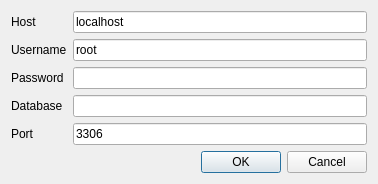
<?xml version="1.0" encoding="UTF-8"?>
<ui version="4.0">
 <class>connectMySqlDlg</class>
 <widget class="QDialog" name="connectMySqlDlg">
  <property name="windowModality">
   <enum>Qt::ApplicationModal</enum>
  </property>
  <property name="geometry">
   <rect>
    <x>0</x>
    <y>0</y>
    <width>378</width>
    <height>173</height>
   </rect>
  </property>
  <property name="sizePolicy">
   <sizepolicy hsizetype="Fixed" vsizetype="Fixed">
    <horstretch>0</horstretch>
    <verstretch>0</verstretch>
   </sizepolicy>
  </property>
  <property name="windowTitle">
   <string>Connect MySQL Database</string>
  </property>
  <property name="modal">
   <bool>true</bool>
  </property>
  <layout class="QVBoxLayout" name="verticalLayout">
   <property name="sizeConstraint">
    <enum>QLayout::SetDefaultConstraint</enum>
   </property>
   <item>
    <layout class="QFormLayout" name="formLayout">
     <item row="0" column="0">
      <widget class="QLabel" name="label">
       <property name="text">
        <string>Host</string>
       </property>
      </widget>
     </item>
     <item row="0" column="1">
      <widget class="QLineEdit" name="hostE">
       <property name="text">
        <string>localhost</string>
       </property>
      </widget>
     </item>
     <item row="1" column="0">
      <widget class="QLabel" name="label_2">
       <property name="text">
        <string>Username</string>
       </property>
      </widget>
     </item>
     <item row="1" column="1">
      <widget class="QLineEdit" name="userE">
       <property name="text">
        <string>root</string>
       </property>
      </widget>
     </item>
     <item row="2" column="0">
      <widget class="QLabel" name="label_3">
       <property name="text">
        <string>Password</string>
       </property>
      </widget>
     </item>
     <item row="2" column="1">
      <widget class="QLineEdit" name="passE">
       <property name="echoMode">
        <enum>QLineEdit::Password</enum>
       </property>
      </widget>
     </item>
     <item row="3" column="0">
      <widget class="QLabel" name="label_5">
       <property name="text">
        <string>Database</string>
       </property>
      </widget>
     </item>
     <item row="3" column="1">
      <widget class="QLineEdit" name="dbE"/>
     </item>
     <item row="4" column="0">
      <widget class="QLabel" name="label_4">
       <property name="text">
        <string>Port</string>
       </property>
      </widget>
     </item>
     <item row="4" column="1">
      <widget class="QLineEdit" name="portE">
       <property name="text">
        <string>3306</string>
       </property>
      </widget>
     </item>
    </layout>
   </item>
   <item>
    <widget class="QDialogButtonBox" name="buttonBox">
     <property name="orientation">
      <enum>Qt::Horizontal</enum>
     </property>
     <property name="standardButtons">
      <set>QDialogButtonBox::Cancel|QDialogButtonBox::Ok</set>
     </property>
    </widget>
   </item>
  </layout>
 </widget>
 <resources/>
 <connections>
  <connection>
   <sender>buttonBox</sender>
   <signal>accepted()</signal>
   <receiver>connectMySqlDlg</receiver>
   <slot>accept()</slot>
   <hints>
    <hint type="sourcelabel">
     <x>248</x>
     <y>254</y>
    </hint>
    <hint type="destinationlabel">
     <x>157</x>
     <y>274</y>
    </hint>
   </hints>
  </connection>
  <connection>
   <sender>buttonBox</sender>
   <signal>rejected()</signal>
   <receiver>connectMySqlDlg</receiver>
   <slot>reject()</slot>
   <hints>
    <hint type="sourcelabel">
     <x>316</x>
     <y>260</y>
    </hint>
    <hint type="destinationlabel">
     <x>286</x>
     <y>274</y>
    </hint>
   </hints>
  </connection>
 </connections>
</ui>
